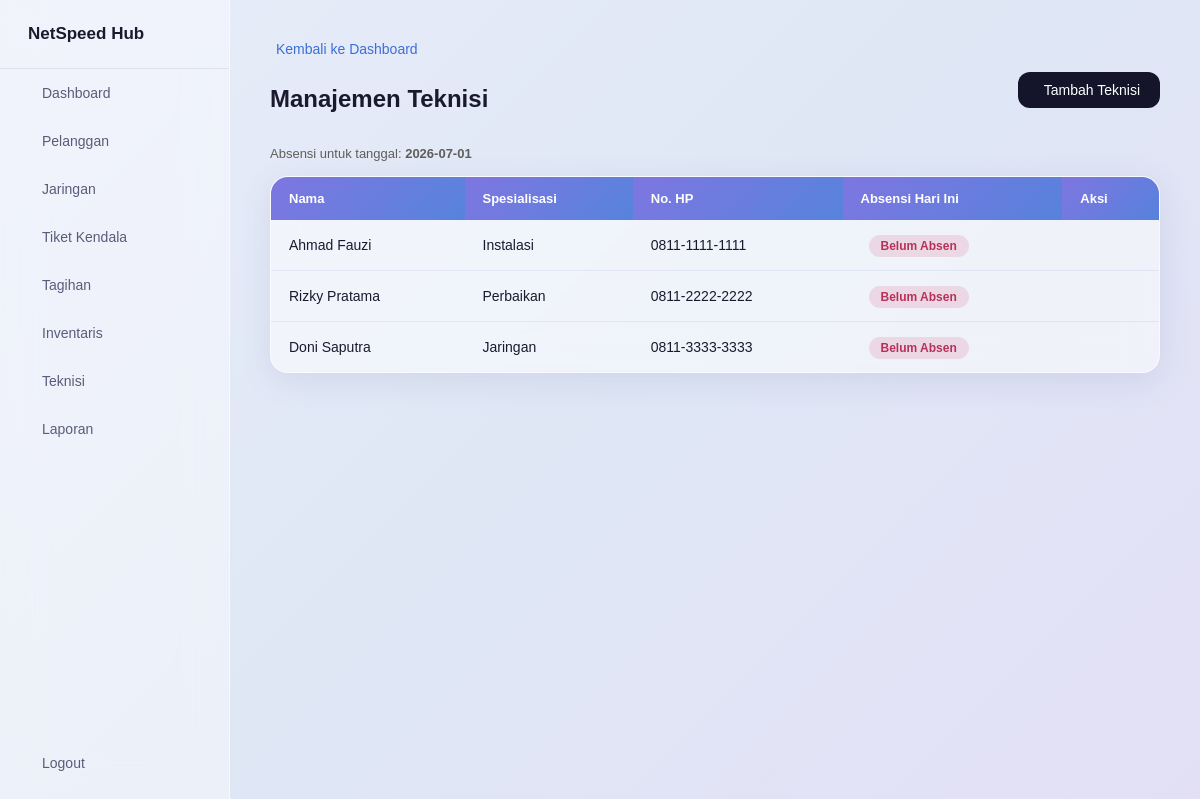
Screenshot of /teknisi (signed in) with the database file from the repository.
### tables this page shows
CREATE TABLE teknisi (
            id INTEGER PRIMARY KEY AUTOINCREMENT,
            nama TEXT NOT NULL,
            spesialisasi TEXT,
            no_hp TEXT
        );

### App.py (the view)
@app.route("/teknisi")
def teknisi():
    if session.get("role") != "admin":
        return redirect(url_for("login"))
    from datetime import date
    hari_ini = date.today().isoformat()
    conn = get_connection()
    cursor = conn.cursor()
    cursor.execute("SELECT * FROM teknisi")
    daftar_teknisi = cursor.fetchall()
    cursor.execute(
        "SELECT teknisi_id, hadir FROM absensi WHERE tanggal = ?", (hari_ini,)
    )
    absensi_rows = cursor.fetchall()
    status_absensi = {row["teknisi_id"]: row["hadir"] for row in absensi_rows}
    conn.close()
    return render_template(
        "teknisi.html",
        daftar_teknisi=daftar_teknisi,
        status_absensi=status_absensi,
        hari_ini=hari_ini
    )

### App.py (called while the page is built)
@app.context_processor
def inject_notifikasi():
    if "username" not in session:
        return {}
    conn = get_connection()
    cursor = conn.cursor()
    notif = 0
    if session.get("role") in ["admin", "teknisi"]:
        cursor.execute(
            "SELECT COUNT(*) FROM tiket_kendala WHERE status = 'Dilaporkan'"
        )
        notif = cursor.fetchone()[0]
    elif session.get("role") == "pelanggan":
        cursor.execute(
            "SELECT COUNT(*) FROM tiket_kendala WHERE pelanggan_id = ? AND status = 'Sedang Ditangani'",
            (session.get("pelanggan_id"),)
        )
        notif = cursor.fetchone()[0]
    conn.close()
    return {"jumlah_notifikasi": notif}

### database.py (called while the page is built)
def get_connection():
    conn = sqlite3.connect("database.db")
    conn.row_factory = sqlite3.Row
    return conn

### Templates/teknisi.html (shortened to what this page needs)
{% extends "base.html" %}
{% block content %}
    <a href="{{ url_for('dashboard') }}" class="back-link"> Kembali ke Dashboard</a>
    <div class="page-header">
        <h1>Manajemen Teknisi</h1>
        <a href="{{ url_for('tambah_teknisi') }}" class="btn-primary"> Tambah Teknisi</a>
    </div>
    <p style="font-size:13px; color:#5f5e5a; margin-bottom:15px;">
        Absensi untuk tanggal: <strong>{{ hari_ini }}</strong>
    </p>
    <table class="data-table">
        <thead>
            <tr>
                <th>Nama</th>
                <th>Spesialisasi</th>
                <th>No. HP</th>
                <th>Absensi Hari Ini</th>
                <th>Aksi</th>
            </tr>
        </thead>
        <tbody>
            {% for t in daftar_teknisi %}
            <tr>
                <td>{{ t.nama }}</td>
                <td>{{ t.spesialisasi }}</td>
                <td>{{ t.no_hp }}</td>
                <td>
                    <a href="{{ url_for('toggle_absen', id=t.id) }}" class="checklist-item">
                        {% if status_absensi.get(t.id) == 1 %}
                            <i class="ti ti-square-rounded-check checklist-checked"></i>
                            <span class="badge badge-green">Hadir</span>
                        {% else %}
                            <span class="badge badge-red">Belum Absen</span>
                        {% endif %}
                    </a>
                </td>
                <td>
                </td>
            </tr>
            {% endfor %}
        </tbody>
    </table>
{% endblock %}

### Static/Style.css (style rules this page uses)
* { margin: 0; padding: 0; box-sizing: border-box; }
body { font-family: Arial, sans-serif; background: linear-gradient(135deg, #e8ecf9 0%, #dfe7f5 50%, #e3e0f5 100%); min-height: 100vh; }
a { text-decoration: none; }
.main-content h1 { color: #1a1a2e; margin-bottom: 25px; font-size: 24px; }
.back-link { display: inline-flex; align-items: center; gap: 6px; margin-bottom: 15px; color: #3b6fd6; font-size: 14px; }
.btn-primary { display: inline-flex; align-items: center; gap: 6px; margin-bottom: 18px; padding: 10px 20px; background: #14142b; color: white; border-radius: 12px; font-size: 14px; border: none; cursor: pointer; transition: transform 0.15s, box-shadow 0.15s; }
.data-table { width: 100%; border-collapse: separate; border-spacing: 0; background: rgba(255, 255, 255, 0.5); backdrop-filter: blur(16px); border: 1px solid rgba(255, 255, 255, 0.6); border-radius: 18px; overflow: hidden; box-shadow: 0 8px 32px rgba(80, 90, 160, 0.12); }
.data-table th { background: linear-gradient(135deg, rgba(106, 95, 219, 0.85), rgba(59, 111, 214, 0.85)); color: white; text-align: left; padding: 14px 18px; font-size: 13px; }
.data-table td { padding: 13px 18px; border-bottom: 1px solid rgba(150, 150, 200, 0.15); font-size: 14px; color: #1a1a2e; }
.data-table tbody tr { transition: background-color 0.15s; }
.data-table tr:last-child td { border-bottom: none; }
.badge { display: inline-block; padding: 4px 12px; border-radius: 20px; font-size: 12px; font-weight: bold; }
.badge-red { background-color: rgba(214, 72, 111, 0.15); color: #b8305a; }
.page-header { display: flex; justify-content: space-between; align-items: center; margin-bottom: 20px; }
.page-header h1 { margin-bottom: 0; }
.checklist-item { display: inline-flex; align-items: center; gap: 8px; color: #1a1a2e; }

### rows the page displays
teknisi: nama "Ahmad Fauzi", spesialisasi "Instalasi", no_hp "0811-1111-1111", shows "Belum Absen"
teknisi: nama "Rizky Pratama", spesialisasi "Perbaikan", no_hp "0811-2222-2222", shows "Belum Absen"
teknisi: nama "Doni Saputra", spesialisasi "Jaringan", no_hp "0811-3333-3333", shows "Belum Absen"
